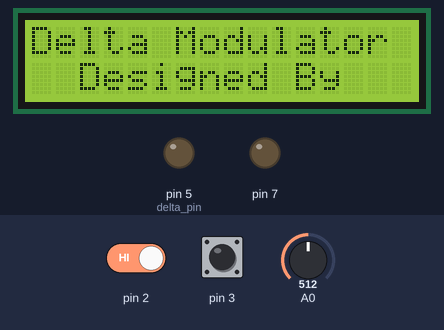
The sketch below on a simulated Arduino Uno, built with avr-gcc and run on an emulated ATmega328P. Parts: 16×2 character LCD, output pins drawn as LEDs (lit = HIGH). The inputs (shaded band) are chosen by the test bench; at power-on: A0 = 512, pin 2 HIGH, pin 3 HIGH.

Above: at 1.1 s.
At 20.5 s:
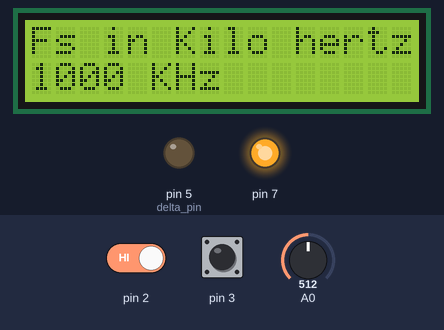
20.6 s: A0 set to 716
22.1 s: pin 2 driven LOW
At 23.3 s:
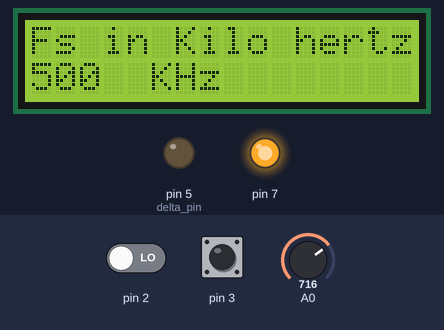
Timing chart, 0 to 25.1 s (numbered marks = the images above; inputs shaded):
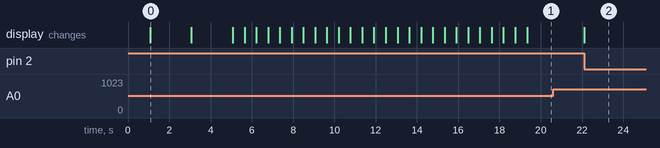

Measured:
- after the input at 22.1 s, the display: changes at once (image 2)
- what the display in image 0 shows lasts 2.0 s, from 1.1 s to 3.1 s

The sketch:

deltamodulator.ino
```cpp
// Author: Mrinmoy Sarkar
// email: mrinmoy.pol@gmail.com

#define F_CPU 8000000L
#include <LiquidCrystal.h>
LiquidCrystal lcd(1, 0, 8, 9, 10, 11);
int previus_value = 0;
int delta_pin = 5;
int sampling_frequency = 1;
int sampling_ = 1;
int map_data[31]={32,33,34,35,37,38,40,41,43,45,47,50,52,55,58,62,66,71,76,83,90,100,111,125,142,166,200,250,333,500,1000};
void setup()
{
  delay(1000);
  lcd.begin(16, 2);
  lcd.print("Delta Modulator");
  lcd.setCursor(0,1);
  lcd.print("  Designed By  ");
  delay(2000);
  lcd.setCursor(0,0);
  lcd.print(" EEE SEC:A2 Group:02 2010 BATCH       ");
  lcd.setCursor(0,1);
  lcd.print(" ROLL:1006042,43,44,45,46,47,48,49    ");
  delay(2000);
  for(int i = 0;i<25;i++)
  {
    lcd.scrollDisplayLeft();
    delay(570);
  }
  lcd.clear();
  lcd.setCursor(0,0);
  lcd.print("Fs in Kilo hertz");
  lcd.setCursor(0,1);
  lcd.print("                ");
  lcd.setCursor(5,1);
  lcd.print("KHz");
  lcd.setCursor(0,1);
  lcd.print(1000);
  pinMode(delta_pin,OUTPUT);
  attachInterrupt(0,increase,FALLING);
  attachInterrupt(1,decrease,FALLING);
  pinMode(7,OUTPUT);
  digitalWrite(7,HIGH);
  //tone(7,1000*1000);
}
void loop()
{
  int present_value = analogRead(0);
  if((present_value - previus_value)>0)
  {
    digitalWrite(delta_pin,HIGH);
  }
  else
  {
    digitalWrite(delta_pin,LOW);
  }
  delayMicroseconds(sampling_);
  previus_value = present_value;
}
void increase()
{
  sampling_frequency++;
  sampling_frequency = constrain(sampling_frequency,1,63);
  if(sampling_frequency >= 33)
  {
    sampling_ = map_data[sampling_frequency - 33];
  }
  else
  {
    sampling_ = sampling_frequency;
  }
  sampling_ = constrain(sampling_,1,1000);
  lcd.setCursor(0,1);
  lcd.print("    ");
  lcd.setCursor(0,1);
  int fs = (1000/sampling_);
  //tone(7,fs*1000);
  lcd.print(fs);
  for(int i = 0;i<5000;i++);
}
void decrease()
{
  sampling_frequency--;
  sampling_frequency = constrain(sampling_frequency,1,63);
  if(sampling_frequency >= 33)
  {
    sampling_ = map_data[sampling_frequency - 33];
  }
  else
  {
    sampling_ = sampling_frequency;
  }
  sampling_ = constrain(sampling_,1,1000);
  lcd.setCursor(0,1);
  lcd.print("    ");
  lcd.setCursor(0,1);
  int fs = (1000/sampling_);
  //tone(7,fs*1000);
  lcd.print(fs);
  for(int i = 0;i<5000;i++);
}
```
